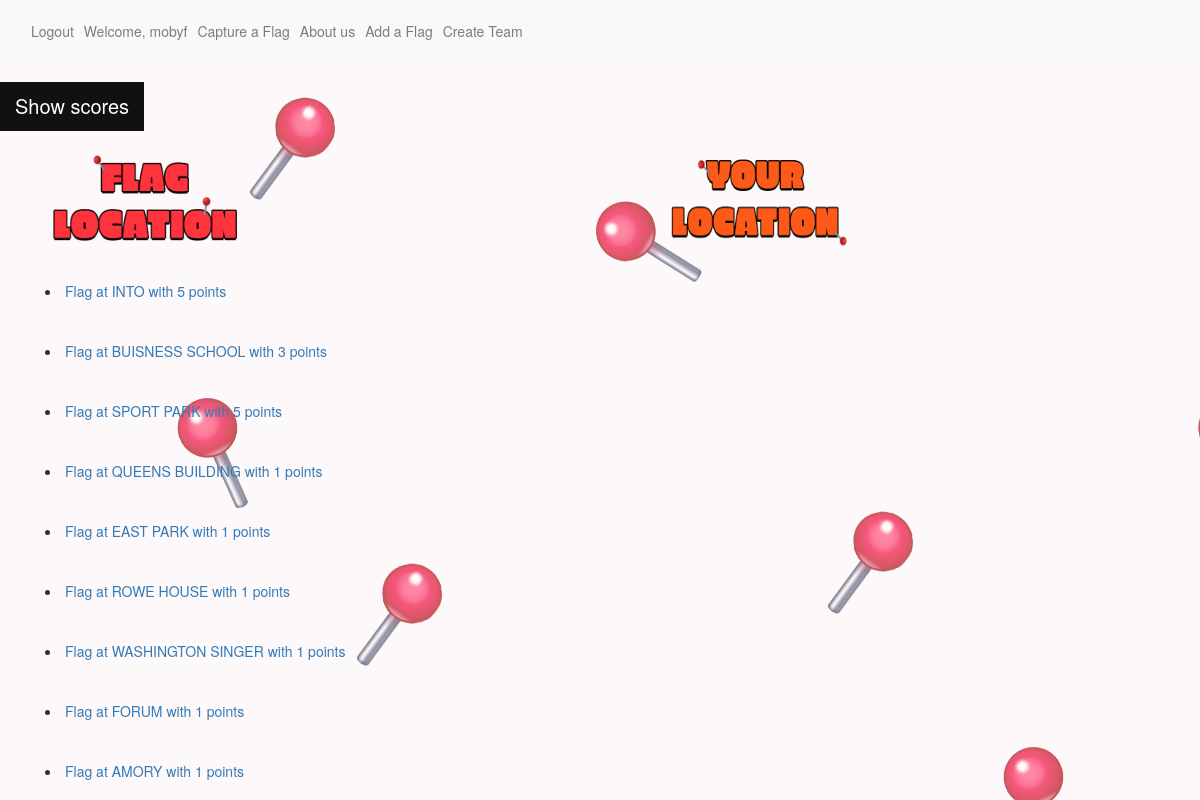
The app's page /home/moby/ (signed in) with its own data.
### capturecampus/models.py (models this page shows, shortened)
class Flag(models.Model):
    score = models.IntegerField(default=1)
    location = models.CharField(max_length=250,default="Forum")
    code = models.CharField(max_length=250)
    def __str__(self):
        return "Flag at "+ self.location +" with  " + str(self.score) + " points"
    def get_location(self):
        return self.location

### capturecampus/views.py (the view)
# urls.py: 2. Add a URL to urlpatterns:  path('', views.home, name='home')
def home(request,username):
    player = Player.objects.get(name = (User.objects.get(username = username)))
    flag = Flag.objects.all()
    return render(request, "home.html",{'Player': player, 'Flag':flag})

### capturecampus/models.py (called while the page is built)
    def getName(self):
        return self.name.upper()

    def getTeamScore(self):
        self.teamScore = sum([p.getScore() for p in self.player_set.all()])
        return self.teamScore

    def getPlayers(self):
        names = []
        for p in self.player_set.all():
             names.append(p.getName() +"-"+ str(p.getScore()))
        return names

    def get_other_teams(self):
        teams = []
        for p in Team.objects.all():
            teams.append(p.getName()+ " - " + str(p.getTeamScore())+ p.getBestPlayer())
        return teams

    def getBestPlayer(self):
        x = 0
        y = "Nobody"
        for p in self.player_set.all():
            if p.getScore() > x:
                x = p.getScore()
                y = p.getName()
        if x == 0:
            return ""
        return " their top player is "+ y + " " + "with a score of " + str(x)

    def getScore(self):
        return self.score

    def getName(self):
        return self.name

### templates/home.html (shortened to what this page needs)
{% extends "header.html" %}
{% load static %}
{% block content %}
<!DOCTYPE html>
<html lang="en">
<head>
  <link rel="stylesheet" href="https://maxcdn.bootstrapcdn.com/bootstrap/3.4.1/css/bootstrap.min.css">
</head>
<body>
  <button class="openbtn" onclick="openNav()">Show scores</button>
<div class="container">
    <div class="divlocation">
      <h2><img  src= "{% static 'capturecampus\media\FLAG AND LOCATION.png'%}" width="200" height="100"></h2>
        {% for x in Flag %}
        <br>
        <li><a href = /{{x.get_location}}>{{x}}</li></a>
        <br>
        {% endfor %}
    </div>
    <div class="divmap">
      <h3><img  src= "{% static 'capturecampus\media\YOUR LOCATION.png'%}" width="200" height="100"></h3>
<div id="dvMap" style="width: 500px; height: 500px">
</div>
    </div>
  </div>
</body>
</html>
{% endblock %}

### templates/header.html (shortened to what this page needs)
<!DOCTYPE html>
<html>
  {% load static %}
  <head>
    <link rel="stylesheet" href="https://cdn.jsdelivr.net/npm/bootstrap@4.5.3/dist/css/bootstrap.min.css">
    <link rell "stylesheet" href="style.css">
  </head>
<body style=  "background-image: url( '{% static "capturecampus\media\background1.png" %}');">
<nav class="navbar navbar-expand-lg navbar-light bg-light">
  <div class="collapse navbar-collapse" id="navbarText">
    <ul class="navbar-nav mr-auto">
      {% if user.is_authenticated %}
      <li class="nav-item">
        <a class="nav-link" href="/logout">Logout</a>
      </li>
      <li class="nav-item">
        <a class="nav-link" href="/home/{{user.username}}">Welcome, {{user.username}}</a>
      </li>
      <li class="nav-item">
        <a class = "nav-link" href="/capture_flag">Capture a Flag</a></li>
        <li class="nav-item">
          <a class = "nav-link" href="/about">About us</a></li>
      {% if user.is_superuser %}
      <li class="nav-item">
        <a class = "nav-link" href="/add_flag">Add a Flag</a></li>
      <li class="nav-item">
        <a class="nav-link" href="/teamcreation">Create Team</a>
      </li>
      {% endif %}
      {% else %}
      <li class="nav-item">
        <a class="nav-link" href="/login">Login</a>
      </li>
      {% endif %}
    </ul>
  </div>
</nav>
    {% block content %}
    {% endblock %}
  </body>
</html>

### templates/home.html (style rules this page uses)
body { font-family: "Lato", sans-serif; }
.divlocation { height: 100px; background-color: transparent; position: relative; float: left; border: 10px black; }
.divmap { height: 100px; position: relative; float: right; border: 5px white; }
.openbtn { font-size: 20px; cursor: pointer; background-color: #111; color: white; padding: 10px 15px; border: none; }

### records on screen
Flag: location+score "Flag at INTO with 5 points"
Flag: location+score "Flag at BUISNESS SCHOOL with 3 points"
Flag: location+score "Flag at SPORT PARK with 5 points"
Flag: location+score "Flag at QUEENS BUILDING with 1 points"
Flag: location+score "Flag at EAST PARK with 1 points"
Flag: location+score "Flag at ROWE HOUSE with 1 points"
Flag: location+score "Flag at WASHINGTON SINGER with 1 points"
Flag: location+score "Flag at FORUM with 1 points"
Flag: location+score "Flag at AMORY with 1 points"

### other values on screen
{{ user.username }} "mobyf"
